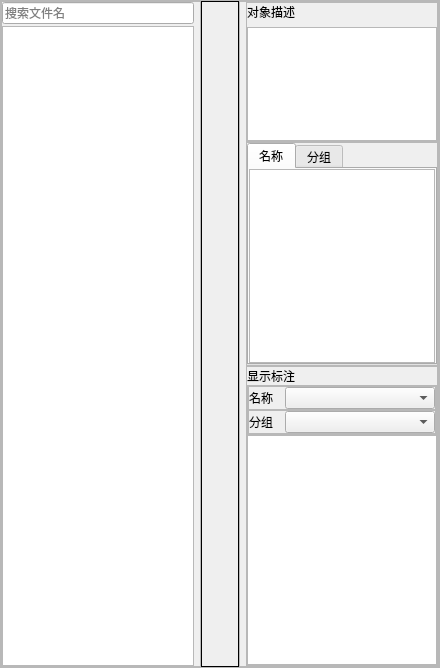
     <widget class="QFrame" name="frame_center">
      <property name="maximumSize">
       <size>
        <width>16777215</width>
        <height>16777215</height>
       </size>
      </property>
      <property name="frameShape">
       <enum>QFrame::Shape::StyledPanel</enum>
      </property>
      <property name="frameShadow">
       <enum>QFrame::Shadow::Raised</enum>
      </property>
      <layout class="QHBoxLayout" name="horizontalLayout_8">
       <property name="spacing">
        <number>0</number>
       </property>
       <property name="leftMargin">
        <number>0</number>
       </property>
       <property name="topMargin">
        <number>0</number>
       </property>
       <property name="rightMargin">
        <number>0</number>
       </property>
       <property name="bottomMargin">
        <number>0</number>
       </property>
       <item>
        <widget class="QFrame" name="frame_c_left">
         <property name="sizePolicy">
          <sizepolicy hsizetype="Preferred" vsizetype="Preferred">
           <horstretch>0</horstretch>
           <verstretch>0</verstretch>
          </sizepolicy>
         </property>
         <property name="minimumSize">
          <size>
           <width>120</width>
           <height>0</height>
          </size>
         </property>
         <property name="maximumSize">
          <size>
           <width>200</width>
           <height>16777215</height>
          </size>
         </property>
         <property name="frameShape">
          <enum>QFrame::Shape::StyledPanel</enum>
         </property>
         <property name="frameShadow">
          <enum>QFrame::Shadow::Raised</enum>
         </property>
         <layout class="QVBoxLayout" name="verticalLayout_4">
          <property name="spacing">
           <number>2</number>
          </property>
          <property name="leftMargin">
           <number>0</number>
          </property>
          <property name="topMargin">
           <number>0</number>
          </property>
          <property name="rightMargin">
           <number>6</number>
          </property>
          <property name="bottomMargin">
           <number>0</number>
          </property>
          <item>
           <widget class="QLineEdit" name="lineEdit_img_search">
            <property name="placeholderText">
             <string>搜索文件名</string>
            </property>
           </widget>
          </item>
          <item>
           <widget class="QListWidget" name="listWidget_img_list"/>
          </item>
         </layout>
        </widget>
       </item>
       <item>
        <widget class="QFrame" name="frame_c_center">
         <property name="sizePolicy">
          <sizepolicy hsizetype="Preferred" vsizetype="Preferred">
           <horstretch>0</horstretch>
           <verstretch>0</verstretch>
          </sizepolicy>
         </property>
         <property name="minimumSize">
          <size>
           <width>0</width>
           <height>0</height>
          </size>
         </property>
         <property name="maximumSize">
          <size>
           <width>16777215</width>
           <height>16777215</height>
          </size>
         </property>
         <property name="styleSheet">
          <string notr="true">border: 1px solid rgb(0, 0, 0);</string>
         </property>
         <property name="frameShape">
          <enum>QFrame::Shape::StyledPanel</enum>
         </property>
         <property name="frameShadow">
          <enum>QFrame::Shadow::Raised</enum>
         </property>
         <layout class="QHBoxLayout" name="horizontalLayout_9">
          <property name="spacing">
           <number>0</number>
          </property>
          <property name="leftMargin">
           <number>0</number>
          </property>
          <property name="topMargin">
           <number>0</number>
          </property>
          <property name="rightMargin">
           <number>0</number>
          </property>
          <property name="bottomMargin">
           <number>0</number>
          </property>
          <item>
           <widget class="QFrame" name="frame_c_c_left">
            <property name="maximumSize">
             <size>
              <width>20</width>
              <height>16777215</height>
             </size>
            </property>
            <property name="styleSheet">
             <string notr="true">border: 0px solid rgb(0, 0, 0);</string>
            </property>
            <property name="frameShape">
             <enum>QFrame::Shape::StyledPanel</enum>
            </property>
            <property name="frameShadow">
             <enum>QFrame::Shadow::Raised</enum>
            </property>
            <layout class="QHBoxLayout" name="horizontalLayout_11">
             <property name="spacing">
              <number>0</number>
             </property>
             <property name="leftMargin">
              <number>0</number>
             </property>
             <property name="topMargin">
              <number>0</number>
             </property>
             <property name="rightMargin">
              <number>0</number>
             </property>
             <property name="bottomMargin">
              <number>0</number>
             </property>
             <item>
              <widget class="QPushButton" name="pushButton_file_img_prev">
               <property name="maximumSize">
                <size>
                 <width>18</width>
                 <height>18</height>
                </size>
               </property>
               <property name="styleSheet">
                <string notr="true">QPushButton {
	border: 0px solid rgb(200, 200, 200);
	border-radius: 5px;	
	color: rgb(255, 255, 255);
}
QPushButton:hover {
	background-color: rgb(150, 150, 150);
	color: rgb(200, 200, 200);
}
QPushButton:pressed {	
	background-color: rgb(100, 100, 100);
	color: rgb(150, 150, 150);
}</string>
               </property>
               <property name="text">
                <string/>
               </property>
               <property name="icon">
                <iconset resource="资源.qrc">
                 <normaloff>:/img/resources/imgs/上一张.png</normaloff>:/img/resources/imgs/上一张.png</iconset>
               </property>
               <property name="iconSize">
                <size>
                 <width>16</width>
                 <height>16</height>
                </size>
               </property>
              </widget>
             </item>
            </layout>
           </widget>
          </item>
          <item>
           <widget class="QWidget" name="widget_img" native="true">
            <property name="cursor">
             <cursorShape>CrossCursor</cursorShape>
            </property>
            <property name="styleSheet">
             <string notr="true">border: 0px solid rgb(0, 0, 0);</string>
            </property>
           </widget>
          </item>
          <item>
           <widget class="QFrame" name="frame_c_c_right">
            <property name="maximumSize">
             <size>
              <width>20</width>
              <height>16777215</height>
             </size>
            </property>
            <property name="styleSheet">
             <string notr="true">border: 0px solid rgb(0, 0, 0);</string>
            </property>
            <property name="frameShape">
             <enum>QFrame::Shape::StyledPanel</enum>
            </property>
            <property name="frameShadow">
             <enum>QFrame::Shadow::Raised</enum>
            </property>
            <layout class="QHBoxLayout" name="horizontalLayout_10">
             <property name="spacing">
              <number>0</number>
             </property>
             <property name="leftMargin">
              <number>0</number>
             </property>
             <property name="topMargin">
              <number>0</number>
             </property>
             <property name="rightMargin">
              <number>0</number>
             </property>
             <property name="bottomMargin">
              <number>0</number>
             </property>
             <item>
              <widget class="QPushButton" name="pushButton_file_img_next">
               <property name="maximumSize">
                <size>
                 <width>18</width>
                 <height>18</height>
                </size>
               </property>
               <property name="styleSheet">
                <string notr="true">QPushButton {
	border: 0px solid rgb(200, 200, 200);
	border-radius: 5px;	
	color: rgb(255, 255, 255);
}
QPushButton:hover {
	background-color: rgb(150, 150, 150);
	color: rgb(200, 200, 200);
}
QPushButton:pressed {	
	background-color: rgb(100, 100, 100);
	color: rgb(150, 150, 150);
}</string>
               </property>
               <property name="text">
                <string/>
               </property>
               <property name="icon">
                <iconset resource="资源.qrc">
                 <normaloff>:/img/resources/imgs/下一张.png</normaloff>:/img/resources/imgs/下一张.png</iconset>
               </property>
               <property name="iconSize">
                <size>
                 <width>16</width>
                 <height>16</height>
                </size>
               </property>
              </widget>
             </item>
            </layout>
           </widget>
          </item>
         </layout>
        </widget>
       </item>
       <item>
        <widget class="QFrame" name="frame_c_right">
         <property name="sizePolicy">
          <sizepolicy hsizetype="Preferred" vsizetype="Preferred">
           <horstretch>0</horstretch>
           <verstretch>0</verstretch>
          </sizepolicy>
         </property>
         <property name="minimumSize">
          <size>
           <width>120</width>
           <height>0</height>
          </size>
         </property>
         <property name="maximumSize">
          <size>
           <width>200</width>
           <height>16777215</height>
          </size>
         </property>
         <property name="styleSheet">
          <string notr="true"/>
         </property>
         <property name="frameShape">
          <enum>QFrame::Shape::StyledPanel</enum>
         </property>
         <property name="frameShadow">
          <enum>QFrame::Shadow::Raised</enum>
         </property>
         <layout class="QVBoxLayout" name="verticalLayout_5">
          <property name="spacing">
           <number>0</number>
          </property>
          <property name="leftMargin">
           <number>6</number>
          </property>
          <property name="topMargin">
           <number>0</number>
          </property>
          <property name="rightMargin">
           <number>0</number>
          </property>
          <property name="bottomMargin">
           <number>0</number>
          </property>
          <item>
           <widget class="QFrame" name="frame_c_r_top">
            <property name="minimumSize">
             <size>
              <width>0</width>
              <height>60</height>
             </size>
            </property>
            <property name="maximumSize">
             <size>
              <width>16777215</width>
              <height>140</height>
             </size>
            </property>
            <property name="frameShape">
             <enum>QFrame::Shape::StyledPanel</enum>
            </property>
            <property name="frameShadow">
             <enum>QFrame::Shadow::Raised</enum>
            </property>
            <layout class="QVBoxLayout" name="verticalLayout_7">
             <property name="leftMargin">
              <number>0</number>
             </property>
             <property name="topMargin">
              <number>0</number>
             </property>
             <property name="rightMargin">
              <number>0</number>
             </property>
             <property name="bottomMargin">
              <number>0</number>
             </property>
             <item>
              <widget class="QLabel" name="label_obj_info">
               <property name="text">
                <string>对象描述</string>
               </property>
              </widget>
             </item>
             <item>
              <widget class="QTextEdit" name="textEdit_obj_info"/>
             </item>
            </layout>
           </widget>
          </item>
          <item>
           <widget class="QFrame" name="frame_c_r_center">
            <property name="minimumSize">
             <size>
              <width>0</width>
              <height>100</height>
             </size>
            </property>
            <property name="frameShape">
             <enum>QFrame::Shape::StyledPanel</enum>
            </property>
            <property name="frameShadow">
             <enum>QFrame::Shadow::Raised</enum>
            </property>
            <layout class="QHBoxLayout" name="horizontalLayout_14">
             <property name="spacing">
              <number>0</number>
             </property>
             <property name="leftMargin">
              <number>0</number>
             </property>
             <property name="topMargin">
              <number>0</number>
             </property>
             <property name="rightMargin">
              <number>0</number>
             </property>
             <property name="bottomMargin">
              <number>0</number>
             </property>
             <item>
              <widget class="QTabWidget" name="tabWidget_label">
               <property name="currentIndex">
                <number>0</number>
               </property>
               <widget class="QWidget" name="tab_label_name">
                <attribute name="title">
                 <string>名称</string>
                </attribute>
                <layout class="QVBoxLayout" name="verticalLayout_10">
                 <property name="spacing">
                  <number>0</number>
                 </property>
                 <property name="leftMargin">
                  <number>0</number>
                 </property>
                 <property name="topMargin">
                  <number>0</number>
                 </property>
                 <property name="rightMargin">
                  <number>0</number>
                 </property>
                 <property name="bottomMargin">
                  <number>0</number>
                 </property>
                 <item>
                  <widget class="QListWidget" name="listWidget_name_list"/>
                 </item>
                </layout>
               </widget>
               <widget class="QWidget" name="tab_label_group">
                <attribute name="title">
                 <string>分组</string>
                </attribute>
                <layout class="QVBoxLayout" name="verticalLayout_6">
                 <property name="spacing">
                  <number>0</number>
                 </property>
                 <property name="leftMargin">
                  <number>0</number>
                 </property>
                 <property name="topMargin">
                  <number>0</number>
                 </property>
                 <property name="rightMargin">
                  <number>0</number>
                 </property>
                 <property name="bottomMargin">
                  <number>0</number>
                 </property>
                 <item>
                  <widget class="QListWidget" name="listWidget_group_list"/>
                 </item>
                </layout>
               </widget>
              </widget>
             </item>
            </layout>
           </widget>
          </item>
          <item>
           <widget class="QFrame" name="frame_c_r_bottom">
            <property name="minimumSize">
             <size>
              <width>0</width>
              <height>300</height>
             </size>
            </property>
            <property name="maximumSize">
             <size>
              <width>16777215</width>
              <height>16777215</height>
             </size>
            </property>
            <property name="frameShape">
             <enum>QFrame::Shape::StyledPanel</enum>
            </property>
            <property name="frameShadow">
             <enum>QFrame::Shadow::Raised</enum>
            </property>
            <layout class="QVBoxLayout" name="verticalLayout_8">
             <property name="spacing">
              <number>0</number>
             </property>
             <property name="leftMargin">
              <number>0</number>
             </property>
             <property name="topMargin">
              <number>0</number>
             </property>
             <property name="rightMargin">
              <number>0</number>
             </property>
             <property name="bottomMargin">
              <number>0</number>
             </property>
             <item>
              <widget class="QLabel" name="label_label_name">
               <property name="text">
                <string>显示标注</string>
               </property>
              </widget>
             </item>
             <item>
              <widget class="QFrame" name="frame_c_r_b_show">
               <property name="frameShape">
                <enum>QFrame::Shape::StyledPanel</enum>
               </property>
               <property name="frameShadow">
                <enum>QFrame::Shadow::Raised</enum>
               </property>
               <layout class="QVBoxLayout" name="verticalLayout_9">
                <property name="spacing">
                 <number>0</number>
                </property>
                <property name="leftMargin">
                 <number>0</number>
                </property>
                <property name="topMargin">
                 <number>0</number>
                </property>
                <property name="rightMargin">
                 <number>0</number>
                </property>
                <property name="bottomMargin">
                 <number>0</number>
                </property>
                <item>
                 <widget class="QFrame" name="frame_c_r_b_name">
                  <property name="frameShape">
                   <enum>QFrame::Shape::StyledPanel</enum>
                  </property>
                  <property name="frameShadow">
                   <enum>QFrame::Shadow::Raised</enum>
                  </property>
                  <layout class="QHBoxLayout" name="horizontalLayout_12">
                   <property name="leftMargin">
                    <number>0</number>
                   </property>
                   <property name="topMargin">
                    <number>0</number>
                   </property>
                   <property name="rightMargin">
                    <number>0</number>
                   </property>
                   <property name="bottomMargin">
                    <number>0</number>
                   </property>
                   <item>
                    <widget class="QLabel" name="label_name">
                     <property name="maximumSize">
                      <size>
                       <width>30</width>
                       <height>16777215</height>
                      </size>
                     </property>
                     <property name="text">
                      <string>名称</string>
                     </property>
                    </widget>
                   </item>
                   <item>
                    <widget class="QComboBox" name="comboBox_label_name"/>
                   </item>
                  </layout>
                 </widget>
                </item>
                <item>
                 <widget class="QFrame" name="frame_c_r_b_group">
                  <property name="frameShape">
                   <enum>QFrame::Shape::StyledPanel</enum>
                  </property>
                  <property name="frameShadow">
                   <enum>QFrame::Shadow::Raised</enum>
                  </property>
                  <layout class="QHBoxLayout" name="horizontalLayout_13">
                   <property name="leftMargin">
                    <number>0</number>
                   </property>
                   <property name="topMargin">
                    <number>0</number>
                   </property>
                   <property name="rightMargin">
                    <number>0</number>
                   </property>
                   <property name="bottomMargin">
                    <number>0</number>
                   </property>
                   <item>
                    <widget class="QLabel" name="label_group">
                     <property name="maximumSize">
                      <size>
                       <width>30</width>
                       <height>16777215</height>
                      </size>
                     </property>
                     <property name="text">
                      <string>分组</string>
                     </property>
                    </widget>
                   </item>
                   <item>
                    <widget class="QComboBox" name="comboBox_label_group"/>
                   </item>
                  </layout>
                 </widget>
                </item>
               </layout>
              </widget>
             </item>
             <item>
              <widget class="QListWidget" name="listWidget_shape_list">
               <property name="dragEnabled">
                <bool>false</bool>
               </property>
               <property name="alternatingRowColors">
                <bool>false</bool>
               </property>
               <property name="selectionMode">
                <enum>QAbstractItemView::SelectionMode::ContiguousSelection</enum>
               </property>
              </widget>
             </item>
            </layout>
           </widget>
          </item>
         </layout>
        </widget>
       </item>
      </layout>
     </widget>
